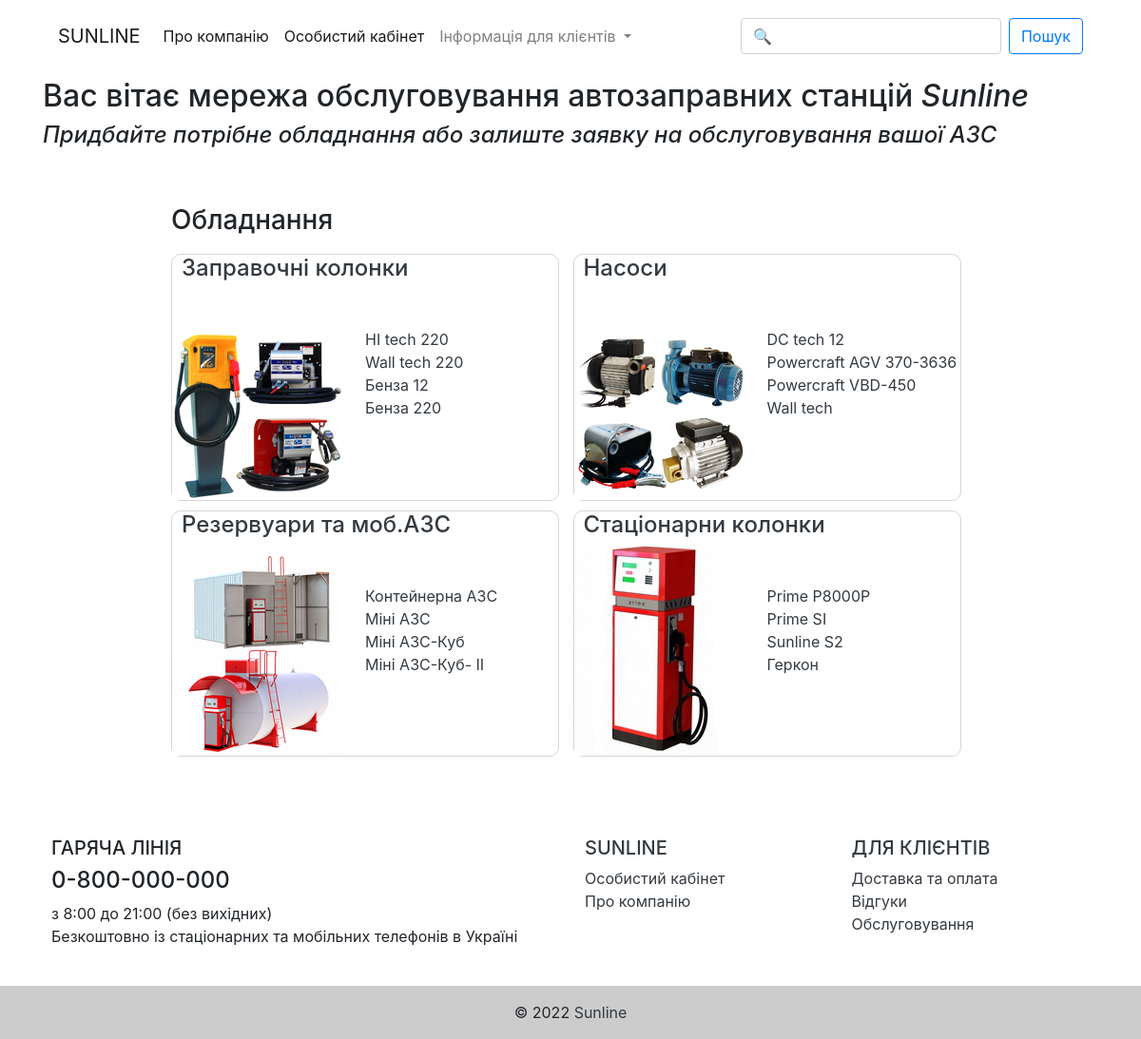
The page /sunline/ on the database its author committed.
### app/models.py (models this page shows, shortened)
class Product(models.Model):
	category = models.ForeignKey(Category, on_delete=models.CASCADE, verbose_name='предмет', default='One')
	full_name = models.CharField(max_length=300, verbose_name='довга назва', default='-')
	name = models.CharField(max_length=200, verbose_name='назва')
	price = models.FloatField(default=0)
	country = models.CharField(max_length=50, default='')
	image = models.ImageField(null=True, blank=True, upload_to="profile_image")
	slug = models.SlugField(max_length=255, unique=True, db_index=True, verbose_name='URL')
	description = models.TextField(verbose_name='Характерстика', default='-')
	class Meta:
		ordering = ('name', 'category')
		verbose_name = 'Предмет'
		verbose_name_plural = 'Предмети'

### app/views.py (the view)
# urls.py: path('sunline/', views.sunline, name='sunline'),
def sunline(request):
	current_year = date.today().year
	pumps = Product.objects.filter(Q(category__name__startswith='Помпа'))[:4]
	gas_stations = Product.objects.filter(Q(category__name__startswith='Заправні колонки'))[:4]
	stationary_stations = Product.objects.filter(Q(category__name__startswith='Стаціонарні колонки'))[:4]
	reservoirs = Product.objects.filter(Q(category__name__startswith='Резервуари'))[:4]
	mini_az = Product.objects.get(name='Міні АЗС-Куб')
	return render(request, 'app/sunline.html', {
		'current_year': current_year,
		'pumps': pumps,
		'gas_stations': gas_stations,
		'stationary_stations': stationary_stations,
		'reservoirs': reservoirs,
		'mini_az': mini_az
		})

### app/templates/app/sunline.html (shortened to what this page needs)
{% load static %}
<!DOCTYPE html>
<html>
<head>
	<link rel="stylesheet" href="https://cdn.jsdelivr.net/npm/bootstrap@4.3.1/dist/css/bootstrap.min.css">
	<link href="http://fonts.cdnfonts.com/css/led-digital-7" rel="stylesheet">
	<link rel="stylesheet" href="https://unpkg.com/swiper@8/swiper-bundle.min.css"/>
	<link rel="stylesheet" href="https://cdn.jsdelivr.net/npm/bootstrap@4.3.1/dist/css/bootstrap.min.css">
	<link rel="stylesheet" type="text/css" href="{% static 'css/slider.css' %}">
	<link rel="stylesheet" type="text/css" href="{% static 'css/first_page.css' %}">
</head>
<body class="d-flex flex-column min-vh-100">
	{% block nav %}
	{% if request.user.is_authenticated and request.user.is_staff %}
	<div class="container" style="margin-top: 10px">
		<nav class="navbar navbar-expand-lg navbar-light bg-light">
		  <a class="navbar-brand" href="{% url 'station:admin_mail'%}">Повідомлення</a>
		  <a class="navbar-brand" href="{% url 'station:admin_order'%}">Замовлення</a>
		  <a class="navbar-brand" href="{% url 'station:comment'%}">Коментарі</a>
		  <a class="navbar-brand" href="{% url 'station:profile'%}">{{ user}}</a>
		</nav>
	</div>
	{% else %}
		<div class="container" style="margin-top: 10px">
			<nav class="navbar navbar-expand-lg navbar-light" style="background-color: #FFFFFF">
	  			<a class="navbar-brand" href="{% url 'station:sunline'%}">SUNLINE</a>
	  	<div class="collapse navbar-collapse" id="navbarSupportedContent">
	    <ul class="navbar-nav mr-auto">
	      	<li class="nav-item active">
	        	<a class="nav-link" href="{% url 'station:about_us'%}">Про компанію<span class="sr-only">(current)</span></a>
	      	</li>
	      	<li class="nav-item active">
	        	<a class="nav-link" href="{% url 'station:profile'%}">Особистий кабінет</a>
	      	</li>
	      	<li class="nav-item dropdown">
	        	<a class="nav-link dropdown-toggle" href="#" id="navbarDropdown" role="button" data-toggle="dropdown" aria-haspopup="true" aria-expanded="false">
	          	Інформація для клієнтів
	        	</a>
	      	</li>
	    </ul>
	    <form class="form-inline my-2 my-lg-0" action="{% url 'station:result' %}" method="get">
	      <input class="form-control mr-sm-2" type="search" placeholder="🔍" aria-label="Search" name="q" type="text" required autocomplete="off">
	      <button class="btn btn-outline-primary my-2 my-sm-0" type="submit">Пошук</button>
	    </form>
	  </div>
	</nav>
	</div>
{% endif %}
{% endblock nav %}
{% block main %}
<div class="container rounded mt-3">
	<h2>Вас вітає мережа обслуговування автозаправних станцій <em>Sunline</em></h2>
	<h4><em>Придбайте потрібне обладнання або залиште заявку на обслуговування вашої АЗС</em></h4>
</div>
<div style="padding: 50px 0 5% 15%">
	<h3>Обладнання</h3>
	<div class="wrap">
		<h4> <a class="text-dark" href="{% url 'station:stations'%}">Заправочні колонки</a></h4>
		<img src="{% static "app/img/zaprav-colon.png" %}"/ style="float: left;">
		<ul class="patten">
		{% for gas_station in gas_stations %}
			<li><a class="text-dark" href="{% url 'station:about_product' gas_station.slug %}">{{ gas_station.name }}</a></li>
		{% endfor %}
		</ul>
	</div>
	<div class="wrap">
		<h4> <a class="text-dark" href="{% url 'station:pumps'%}">Насоси</a></h4>
		<img src="{% static "app/img/pump.png" %}"/ style="float: left;">
		<ul class="patten">
		{% for pump in pumps %}
			<li><a class="text-dark" href="{% url 'station:about_product' pump.slug %}">{{ pump.name }}</a></li>
		{% endfor %}
		</ul>
	</div>
	<div class="wrap">
		<h4> <a class="text-dark" href="{% url 'station:reservoirs'%}">Резервуари та моб.АЗС</a></h4>
		<img src="{% static "app/img/cat4.png" %}"/ style="float: left;">
		<ul class="patten">
		{% for reservoir in reservoirs %}
			<li><a class="text-dark" href="{% url 'station:about_product' reservoir.slug %}">{{ reservoir.name }}</a></li>
		{% endfor %}
		</ul>
	</div>
	<div class="wrap">
		<h4><a class="text-dark" href="{% url 'station:stationary-stations'%}">Стаціонарни колонки</a></h4>
		<img src="{% static "app/img/cat5.png" %}"/ style="float: left;">
		<ul class="patten">
		{% for station in stationary_stations %}
			<li><a class="text-dark" href="{% url 'station:about_product' station.slug %}">{{ station.name }}</a></li>
		{% endfor %}
		</ul>
	</div>
</div>
{% endblock main %}
{% block footer %}
<footer  class="mt-auto">
  <div class="container p-4">
    <div class="row">
      <div class="col-lg-6 col-md-12 mb-4 mb-md-0">
        <h5 class="text-uppercase">Гаряча лінія</h5>
        <h4>
          0-800-000-000
        </h4>
        <p>з 8:00 до 21:00 (без вихідних)<br>
        Безкоштовно із стаціонарних та мобільних телефонів в Україні</p>
      </div>
      <div class="col-lg-3 col-md-12 mb-4 mb-md-0">
        <h5 class="text-uppercase"><a class="text-dark" href="{% url 'station:sunline'%}">Sunline</a></h5>
        	<a class="text-dark" style="display: block;" href="{% url 'station:profile'%}">Особистий кабінет</a>
        	<a class="text-dark" style="display: block;" href="{% url 'station:about_us'%}">Про компанію</a>
      </div>
      <div class="col-lg-3 col-md-12 mb-4 mb-md-0">
        <h5 class="text-uppercase"><a class="text-dark" href="{% url 'station:sunline'%}">Для клієнтів</a></h5>
        	<a class="text-dark" style="display: block;" href="{% url 'station:delivery'%}">Доставка та оплата</a>
        	<a class="text-dark" style="display: block;" href="{% url 'station:comment'%}">Відгуки</a>
        	<a class="text-dark" style="display: block;" href="{% url 'station:service'%}">Обслуговування</a>
      </div>
    </div>
  </div>
  <div class="text-center p-3" style="background-color: rgba(0, 0, 0, 0.2);">
    © {{ current_year }}
    <a class="text-dark" href="{% url 'station:sunline'%}">Sunline</a>
  </div>
</footer>
{% endblock footer %}
</body>
</html>

### app/static/css/first_page.css (style rules this page uses)
a:link { text-decoration: none; }
.wrap { margin: 10px 10px 0 0; width: 40%; height: 50%; display: inline-block; border: 1px solid black; border-color: rgb(213, 213, 213); border-radius: 10px; }
ul { list-style: none; }
.wrap h4 { padding-left: 10px; }
.patten { padding-left: 50%; padding-top: 10%; }

### rows shown on the page
Product: name "HI tech 220"
Product: name "Wall tech 220"
Product: name "Бенза 12"
Product: name "Бенза 220"
Product: name "DC tech 12"
Product: name "Powercraft AGV 370-3636"
Product: name "Powercraft VBD-450"
Product: name "Wall tech"
Product: name "Контейнерна АЗС"
Product: name "Міні АЗС"
Product: name "Міні АЗС-Куб"
Product: name "Міні АЗС-Куб- II"
Product: name "Prime P8000P"
Product: name "Prime SI"
Product: name "Sunline S2"
Product: name "Геркон"
